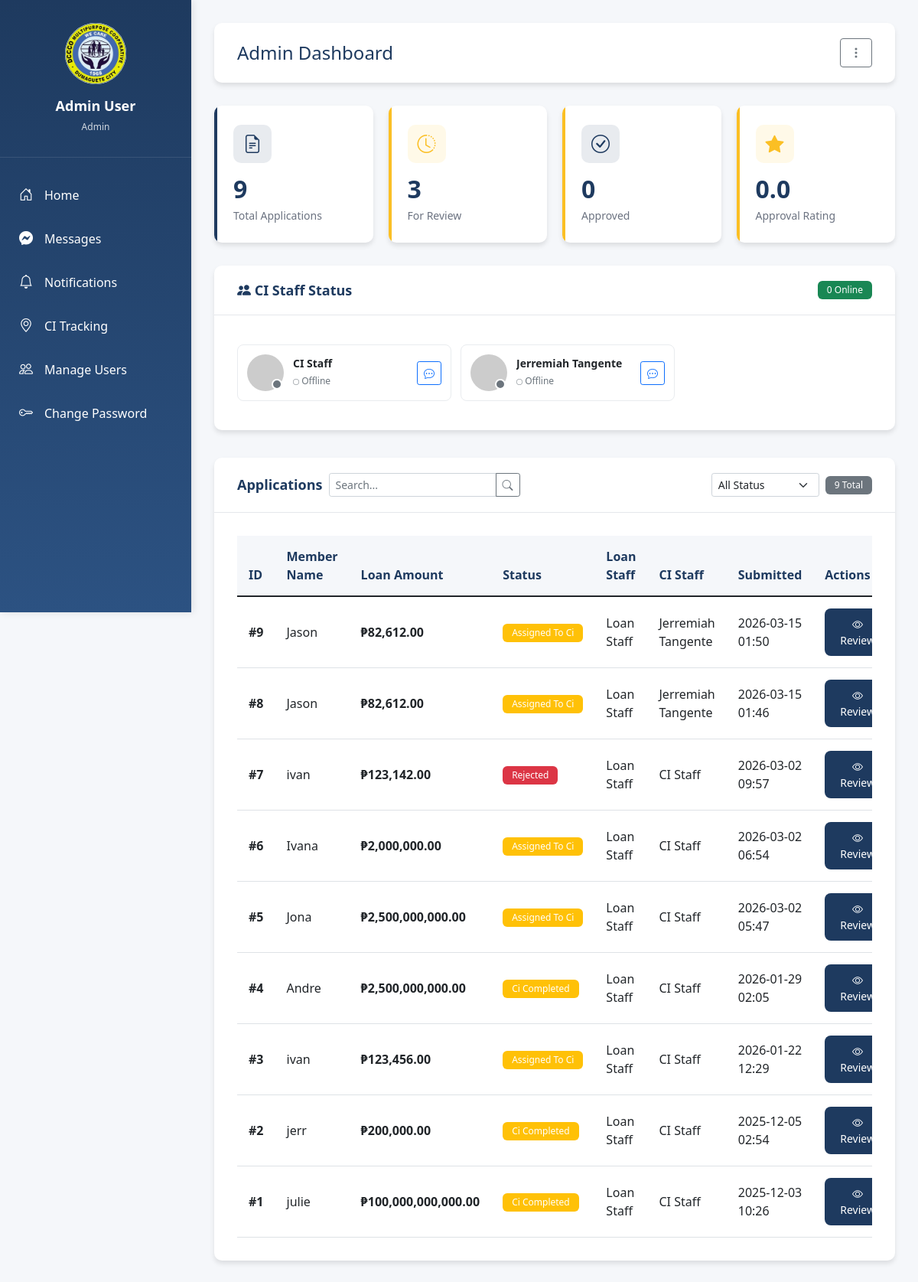
The page /admin/dashboard (signed in) on the database its author committed.
### tables this page shows
CREATE TABLE users (
    id INTEGER PRIMARY KEY AUTOINCREMENT,
    email TEXT UNIQUE NOT NULL,
    password_hash TEXT NOT NULL,
    name TEXT NOT NULL,
    role TEXT NOT NULL CHECK(role IN ('admin', 'loan_staff', 'ci_staff')),
    signature_path TEXT,
    current_workload INTEGER DEFAULT 0
, is_online INTEGER DEFAULT 0, last_seen TEXT, is_approved INTEGER DEFAULT 0, created_at TEXT, backup_email TEXT, password_reset_token TEXT, password_reset_expires TEXT, approval_type TEXT DEFAULT "new_account");

CREATE TABLE loan_applications (
    id INTEGER PRIMARY KEY AUTOINCREMENT,
    member_name TEXT NOT NULL,
    member_contact TEXT,
    member_address TEXT,
    loan_amount REAL,
    status TEXT DEFAULT 'submitted' CHECK(status IN ('submitted', 'assigned_to_ci', 'ci_completed', 'approved', 'rejected')),
    needs_ci_interview INTEGER DEFAULT 1,
    submitted_by INTEGER,
    assigned_ci_staff INTEGER,
    submitted_at TEXT DEFAULT CURRENT_TIMESTAMP,
    ci_completed_at TEXT,
    admin_decision_at TEXT,
    latitude REAL,
    longitude REAL,
    ci_notes TEXT,
    admin_notes TEXT, ci_checklist_data TEXT, ci_signature TEXT,
    FOREIGN KEY (submitted_by) REFERENCES users(id),
    FOREIGN KEY (assigned_ci_staff) REFERENCES users(id)
);

### app.py (the view)
@app.route('/admin/dashboard')
@login_required
def admin_dashboard():
    if current_user.role != 'admin':
        flash('Unauthorized', 'danger')
        return redirect(url_for('index'))
    conn = get_db()
    applications = conn.execute('''
        SELECT la.*,
               u1.name as loan_staff_name,
               u2.name as ci_staff_name
        FROM loan_applications la
        LEFT JOIN users u1 ON la.submitted_by = u1.id
        LEFT JOIN users u2 ON la.assigned_ci_staff = u2.id
        ORDER BY la.submitted_at DESC
    ''').fetchall()
    ci_staff = conn.execute('''
        SELECT id, name, email, is_online, last_seen
        FROM users
        WHERE role = 'ci_staff'
        ORDER BY is_online DESC, name ASC
    ''').fetchall()
    unread_count = conn.execute('SELECT COUNT(*) as count FROM notifications WHERE user_id=? AND is_read=0',
                                (current_user.id,)).fetchone()['count']
    conn.close()
    return render_template('admin_dashboard.html', applications=applications, ci_staff=ci_staff, unread_count=unread_count)

### app.py (called while the page is built)
def get_db():
    conn = sqlite3.connect(DATABASE, timeout=10)
    conn.row_factory = sqlite3.Row
    return conn

@login_manager.user_loader
def load_user(user_id):
    conn = get_db()
    row = conn.execute('SELECT * FROM users WHERE id=?', (user_id,)).fetchone()
    conn.close()
    if row:
        backup_email = row['backup_email'] if 'backup_email' in row.keys() else None
        return User(row['id'], row['email'], row['name'], row['role'], row['signature_path'], backup_email)
    return None

### templates/admin_dashboard.html (shortened to what this page needs)
{% extends "base.html" %}
{% block content %}
<div class="top-bar">
    <h2>Admin Dashboard</h2>
    <div class="top-bar-actions">
        <div class="user-menu-container">
            <button class="btn btn-outline-secondary user-menu-btn" type="button" onclick="this.nextElementSibling.classList.toggle('show'); event.stopPropagation();">
                <i class="bi bi-three-dots-vertical"></i>
            </button>
        </div>
    </div>
</div>
<div class="stats-grid">
    <div class="stat-card blue">
        <div class="stat-card-icon blue">
            <i class="bi bi-file-earmark-text"></i>
        </div>
        <h3>{{ applications|length }}</h3>
        <p>Total Applications</p>
    </div>
    <div class="stat-card">
        <div class="stat-card-icon yellow">
            <i class="bi bi-clock-history"></i>
        </div>
        <h3>{{ applications|selectattr('status', 'in', ['submitted', 'ci_completed'])|list|length }}</h3>
        <p>For Review</p>
    </div>
    <div class="stat-card">
        <div class="stat-card-icon blue">
            <i class="bi bi-check-circle"></i>
        </div>
        <h3>{{ applications|selectattr('status', 'equalto', 'approved')|list|length }}</h3>
        <p>Approved</p>
    </div>
    <div class="stat-card">
        <div class="stat-card-icon yellow">
            <i class="bi bi-star-fill"></i>
        </div>
        <h3>{{ "%.1f"|format((applications|selectattr('status', 'equalto', 'approved')|list|length / applications|length * 10) if applications|length > 0 else 0) }}</h3>
        <p>Approval Rating</p>
    </div>
</div>
<div class="row mb-4">
    <div class="col-12 mb-3">
        <div class="content-card">
            <div class="content-card-header">
                <h5><i class="bi bi-people-fill"></i> CI Staff Status</h5>
                <span class="badge bg-success" id="onlineCount">{{ ci_staff|selectattr('is_online', 'equalto', 1)|list|length }} Online</span>
            </div>
            <div class="content-card-body">
                <div class="ci-staff-list-horizontal">
                    {% for staff in ci_staff %}
                    <div class="ci-staff-item-compact" data-user-id="{{ staff.id }}">
                        <div class="ci-staff-avatar">
                            <img src="https://ui-avatars.com/api/?name={{ staff.name }}&background=random&color=fff" alt="{{ staff.name }}">
                            <span class="status-indicator {% if staff.is_online %}online{% else %}offline{% endif %}"></span>
                        </div>
                        <div class="ci-staff-info">
                            <h6>{{ staff.name }}</h6>
                            <small class="status-text">
                                {% if staff.is_online %}
                                <span class="text-success"><i class="bi bi-circle-fill"></i> Online</span>
                                {% else %}
                                <span class="text-muted"><i class="bi bi-circle"></i> Offline</span>
                                {% endif %}
                            </small>
                        </div>
                        <a href="{{ url_for('messages') }}" class="btn btn-sm btn-outline-primary">
                            <i class="bi bi-chat-dots"></i>
                        </a>
                    </div>
                    {% endfor %}
                </div>
            </div>
        </div>
    </div>
    <div class="col-12">
        <div class="content-card">
            <div class="content-card-header">
                <div class="d-flex align-items-center gap-2">
                    <h5 class="mb-0">Applications</h5>
                    <div class="input-group" style="max-width: 250px;">
                        <input type="text" class="form-control form-control-sm" id="searchInput" placeholder="Search..." onkeyup="searchApplications()">
                        <button class="btn btn-sm btn-outline-secondary" type="button">
                            <i class="bi bi-search"></i>
                        </button>
                    </div>
                </div>
                <div class="d-flex align-items-center gap-2">
                    <select class="form-select form-select-sm" id="statusFilter" onchange="filterApplications()" style="width: auto;">
                        <option value="all">All Status</option>
                    </select>
                    <span class="badge bg-secondary" id="totalCount">{{ applications|length }} Total</span>
                </div>
            </div>
            <div class="content-card-body">
                <div class="table-responsive">
                    <table class="table table-hover" id="applicationsTable">
                        <thead>
                            <tr>
                                <th>ID</th>
                                <th>Member Name</th>
                                <th>Loan Amount</th>
                                <th>Status</th>
                                <th>Loan Staff</th>
                                <th>CI Staff</th>
                                <th>Submitted</th>
                                <th>Actions</th>
                            </tr>
                        </thead>
                        <tbody>
                            {% for app in applications %}
                            <tr>
                                <td><strong>#{{ app.id }}</strong></td>
                                <td>{{ app.member_name }}</td>
                                <td><strong>₱{{ "{:,.2f}".format(app.loan_amount) }}</strong></td>
                                <td>
                                    <span class="badge bg-{% if app.status == 'approved' %}success{% elif app.status == 'rejected' %}danger{% else %}warning{% endif %}">
                                        {{ app.status.replace('_', ' ').title() }}
                                    </span>
                                </td>
                                <td>{{ app.loan_staff_name }}</td>
                                <td>{{ app.ci_staff_name or 'N/A' }}</td>
                                <td>{{ app.submitted_at[:16] }}</td>
                                <td>
                                    <a href="{{ url_for('admin_application', id=app.id) }}" class="btn btn-sm btn-primary">
                                        <i class="bi bi-eye"></i> Review
                                    </a>
                                </td>
                            </tr>
                            {% endfor %}
                        </tbody>
                    </table>
                </div>
            </div>
        </div>
    </div>
</div>
{% endblock %}

### templates/base.html (shortened to what this page needs)
<!DOCTYPE html>
<html>
<head>
    <link href="https://cdn.jsdelivr.net/npm/bootstrap@5.1.3/dist/css/bootstrap.min.css" rel="stylesheet">
    <link rel="stylesheet" href="https://cdn.jsdelivr.net/npm/bootstrap-icons@1.10.0/font/bootstrap-icons.css">
</head>
<body>
    {% if current_user.is_authenticated %}
    <div class="dashboard-container">
        <div class="sidebar" id="sidebar">
            <div class="sidebar-header">
                <div class="sidebar-logo">
                    <img src="{{ url_for('static', filename='images/logo.jpg') }}" alt="DCCCO Multipurpose Cooperative">
                </div>
                <div class="sidebar-user">{{ current_user.name }}</div>
                <div class="sidebar-email">{{ current_user.role.replace('_', ' ').title() }}</div>
            </div>
            <nav class="sidebar-nav">
                <a href="{% if current_user.role == 'admin' %}{{ url_for('admin_dashboard') }}{% elif current_user.role == 'ci_staff' %}{{ url_for('ci_dashboard') }}{% else %}{{ url_for('loan_dashboard') }}{% endif %}">
                    <i class="bi bi-house-door"></i> Home
                </a>
                <a href="{{ url_for('messages') }}" class="notification-badge">
                    <i class="bi bi-messenger"></i> Messages
                </a>
                <a href="{{ url_for('notifications') }}" class="notification-badge">
                    <i class="bi bi-bell"></i> Notifications
                </a>
                {% if current_user.role == 'admin' %}
                <a href="{{ url_for('ci_tracking') }}">
                    <i class="bi bi-geo-alt"></i> CI Tracking
                </a>
                <a href="{{ url_for('manage_users') }}">
                    <i class="bi bi-people"></i> Manage Users
                </a>
                {% endif %}
                <a href="{{ url_for('change_password') }}">
                    <i class="bi bi-key"></i> Change Password
                </a>
            </nav>
        </div>
        <div class="main-content">
    {% else %}
    <div class="container mt-4">
    {% endif %}
            {% block content %}{% endblock %}
    {% if current_user.is_authenticated %}
        </div>
    </div>
    {% else %}
    </div>
    {% endif %}
</body>
</html>

### templates/base.html (style rules this page uses)
:root { --primary-blue: #1e3a5f; --secondary-blue: #2c5282; --accent-yellow: #fbbf24; --light-bg: #f5f7fa; --card-shadow: 0 4px 6px rgba(0, 0, 0, 0.1); }
body { background-color: var(--light-bg); font-family: 'Segoe UI', Tahoma, Geneva, Verdana, sans-serif; }
.dashboard-container { display: flex; min-height: 100vh; }
.sidebar { width: 250px; background: linear-gradient(180deg, var(--primary-blue) 0%, var(--secondary-blue) 100%); color: white; padding: 0; position: fixed; height: 100vh; left: 0; top: 0; box-shadow: 2px 0 10px rgba(0,0,0,0.1); z-index: 1000; display: flex; flex-direction: column; }
.sidebar-header { padding: 30px 20px; text-align: center; border-bottom: 1px solid rgba(255,255,255,0.1); }
.sidebar-logo { width: 80px; height: 80px; border-radius: 50%; background: white; margin: 0 auto 15px; display: flex; align-items: center; justify-content: center; overflow: hidden; }
.sidebar-logo img { width: 100%; height: 100%; object-fit: cover; }
.sidebar-user { font-size: 18px; font-weight: 600; margin-bottom: 5px; }
.sidebar-email { font-size: 12px; opacity: 0.8; }
.sidebar-nav { padding: 20px 0; flex: 1; overflow-y: auto; overflow-x: hidden; }
.sidebar-nav a { display: flex; align-items: center; padding: 15px 25px; color: white; text-decoration: none; transition: all 0.3s; }
.sidebar-nav i { margin-right: 15px; font-size: 18px; }
.main-content { margin-left: 250px; flex: 1; padding: 30px; width: calc(100% - 250px); }
.top-bar { display: flex; justify-content: space-between; align-items: center; margin-bottom: 30px; background: white; padding: 20px 30px; border-radius: 10px; box-shadow: var(--card-shadow); }
.top-bar h2 { margin: 0; color: var(--primary-blue); font-size: 24px; }
.top-bar-actions { display: flex; gap: 15px; align-items: center; }
.stats-grid { display: grid; grid-template-columns: repeat(auto-fit, minmax(200px, 1fr)); gap: 20px; margin-bottom: 30px; }
.stat-card { background: white; padding: 25px; border-radius: 10px; box-shadow: var(--card-shadow); position: relative; overflow: hidden; }
.stat-card::before { content: ''; position: absolute; top: 0; left: 0; width: 4px; height: 100%; background: var(--accent-yellow); }
.stat-card.blue::before { background: var(--primary-blue); }
.stat-card-icon { width: 50px; height: 50px; border-radius: 10px; display: flex; align-items: center; justify-content: center; font-size: 24px; margin-bottom: 15px; }
.stat-card-icon.yellow { background: rgba(251, 191, 36, 0.1); color: var(--accent-yellow); }
.stat-card-icon.blue { background: rgba(30, 58, 95, 0.1); color: var(--primary-blue); }
.stat-card h3 { font-size: 32px; font-weight: 700; margin: 0; color: var(--primary-blue); }
.stat-card p { margin: 5px 0 0 0; color: #6b7280; font-size: 14px; }
.content-card { background: white; border-radius: 10px; box-shadow: var(--card-shadow); margin-bottom: 20px; }
.content-card-header { padding: 20px 30px; border-bottom: 1px solid #e5e7eb; display: flex; justify-content: space-between; align-items: center; }
.content-card-header h5 { margin: 0; color: var(--primary-blue); font-size: 18px; font-weight: 600; }
.content-card-body { padding: 30px; }
.table { margin: 0; }
.table thead th { background: var(--light-bg); color: var(--primary-blue); font-weight: 600; border: none; padding: 15px; }
.table tbody td { padding: 15px; vertical-align: middle; }
.btn-primary { background: var(--primary-blue); border: none; padding: 10px 20px; border-radius: 8px; }
.badge { padding: 6px 12px; border-radius: 6px; font-weight: 500; }
.notification-badge { position: relative; }
.user-menu-container { position: relative; display: inline-block; z-index: 1001; }
.user-menu-btn { position: relative; z-index: 1002; }

### rows shown on the page
users: name "Admin User", role.replace "Admin"
users: is_online 0 (drawn), name "CI Staff"
users: is_online 0 (drawn), name "Jerremiah Tangente"
loan_applications: id "9", member_name "Jason", loan_amount "82,612.00", status.replace "Assigned To Ci", loan_staff_name "Loan Staff", name "Jerremiah Tangente", submitted_at "2026-03-15 01:50"
loan_applications: id "8", member_name "Jason", loan_amount "82,612.00", status.replace "Assigned To Ci", loan_staff_name "Loan Staff", name "Jerremiah Tangente", submitted_at "2026-03-15 01:46"
loan_applications: id "7", member_name "ivan", loan_amount "123,142.00", status.replace "Rejected", loan_staff_name "Loan Staff", name "CI Staff", submitted_at "2026-03-02 09:57"
loan_applications: id "6", member_name "Ivana", loan_amount "2,000,000.00", status.replace "Assigned To Ci", loan_staff_name "Loan Staff", name "CI Staff", submitted_at "2026-03-02 06:54"
loan_applications: id "5", member_name "Jona", loan_amount "2,500,000,000.00", status.replace "Assigned To Ci", loan_staff_name "Loan Staff", name "CI Staff", submitted_at "2026-03-02 05:47"
loan_applications: id "4", member_name "Andre", loan_amount "2,500,000,000.00", status.replace "Ci Completed", loan_staff_name "Loan Staff", name "CI Staff", submitted_at "2026-01-29 02:05"
loan_applications: id "3", member_name "ivan", loan_amount "123,456.00", status.replace "Assigned To Ci", loan_staff_name "Loan Staff", name "CI Staff", submitted_at "2026-01-22 12:29"
loan_applications: id "2", member_name "jerr", loan_amount "200,000.00", status.replace "Ci Completed", loan_staff_name "Loan Staff", name "CI Staff", submitted_at "2025-12-05 02:54"
loan_applications: id "1", member_name "julie", loan_amount "100,000,000,000.00", status.replace "Ci Completed", loan_staff_name "Loan Staff", name "CI Staff", submitted_at "2025-12-03 10:26"

### other values the page prints
{{ applications|length }} "9"
{{ applications|selectattr('status', 'equalto', 'approved')|list|length }} "0"
{{ ci_staff|selectattr('is_online', 'equalto', 1)|list|length }} "0"
